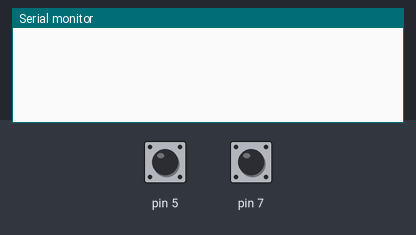
This sketch was run on a simulated Arduino Uno, built with avr-gcc and run on an emulated ATmega328P. Parts: the last lines printed to the serial monitor. The test bench sets the inputs (shaded band); at power-on: pin 5 HIGH, pin 7 HIGH.

Above: at 1.2 s.
1.3 s: pin 5 pulled LOW for 0.15 s
At 2.4 s:
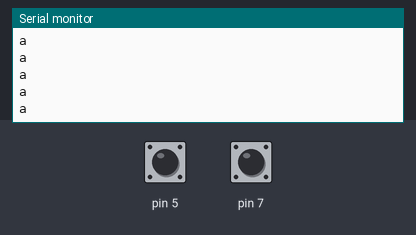
2.9 s: pin 7 pulled LOW for 0.15 s
At 4.4 s:
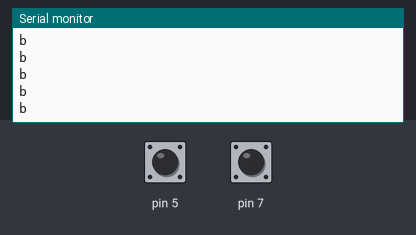

Measured:
- after the input at 1.3 s, the serial monitor: prints a new line at once (image 1)
- after the input at 2.9 s, the serial monitor: prints a new line at once (image 2)

The sketch:

CapSense.ino
```cpp
#include <CapacitiveSensor.h>

CapacitiveSensor sensor1 = CapacitiveSensor(4,5); // sets 4 as send pin and 5 as receive pin
CapacitiveSensor sensor2 = CapacitiveSensor(6,7); // sets 6 as send pin and 7 as receive pin

void setup()
{
  Serial.begin(9600);
}

void loop()
{
  long total1 =  sensor1.capacitiveSensor(30);
  long total2 =  sensor2.capacitiveSensor(30);
  long thresh = 50;
  bool a,b;


  if(total1>thresh){
    Serial.print('a');
    Serial.print('\n');
    digitalWrite(8,HIGH);
  }
  if(total2>thresh){
    Serial.print('b');
    Serial.print('\n');
    digitalWrite(9,HIGH);
  }
  delay(10);
  digitalWrite(8,LOW);
  digitalWrite(9,LOW);
}
```
